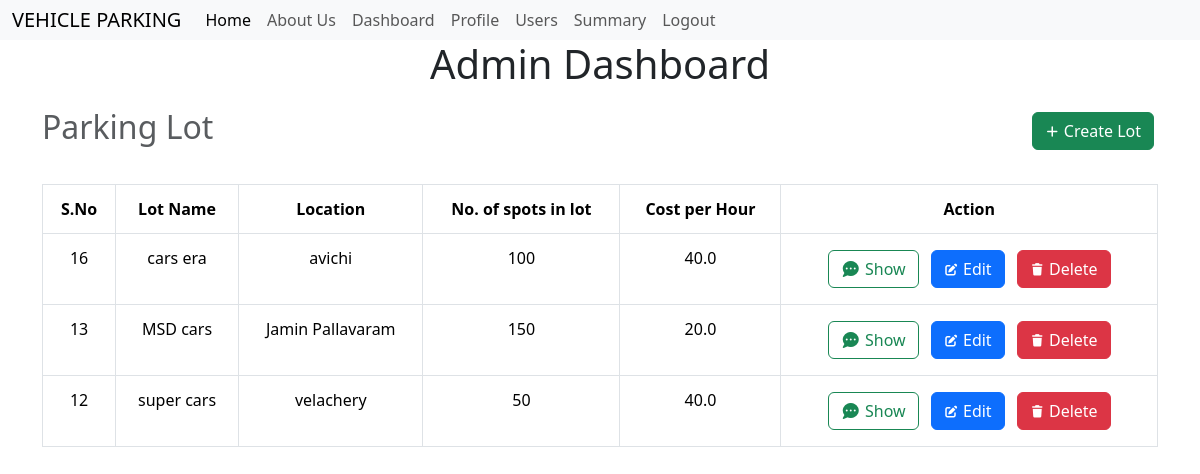
Before: /admin (signed in) with the older database file.
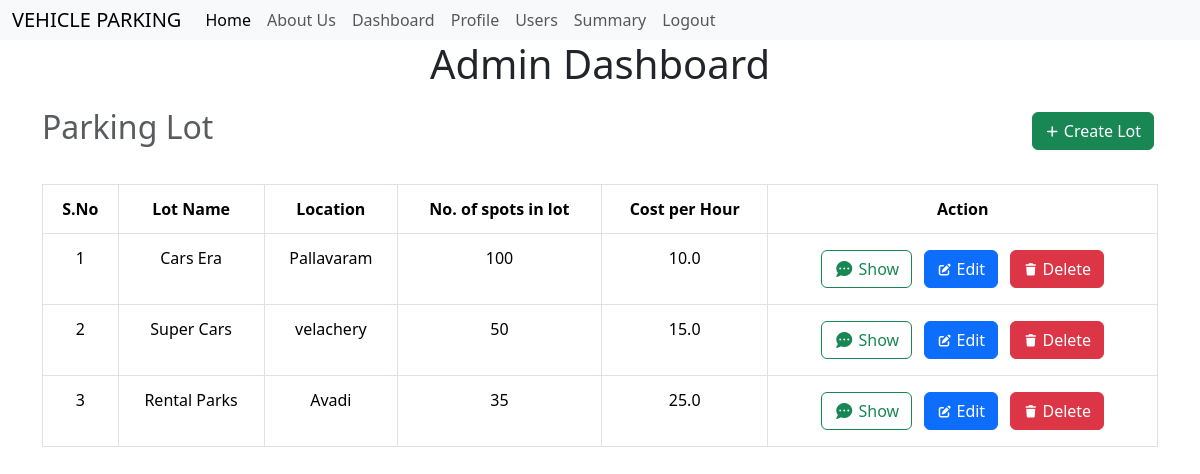
After: the same page with the newer database file.
### models.py (models this page shows)
class ParkingLot (db.Model):
     __tablename__ = 'parking_lot'
     lot_id = db.Column(db.String(250),primary_key=True)
     lot_name = db.Column(db.String(250), nullable=False)
     location = db.Column(db.String(250), nullable=False)
     capacity = db.Column(db.Integer, nullable=False)
     per_hour_cost = db.Column(db.Float, nullable=False)

### routes.py (the view)
@app.route('/admin')
@admin_required
def admin():
    user=Users.query.get(session['user_id'])
    if not user.is_admin:
        flash("You're not authorised to view this page")
        return redirect(url_for('index'))
    parking_lot = ParkingLot.query.all()
    return render_template('admin.html', user=user,parking_lot=parking_lot)

### routes.py (called while the page is built)
def admin_required(func):
    @wraps(func)
    def inner(*args,**kwargs):
        if 'user_id' not in session:
            flash('Please login to continue')
            return redirect(url_for('index'))
        user=Users.query.get(session['user_id'])
        if not user.is_admin:
            flash('You are not authorised to view this page')
            return redirect('index.html')
        return func(*args,**kwargs)
    return inner

@app.context_processor
def inject_user():
    if 'user_id' in session:
        user = Users.query.filter_by(user_id=session['user_id']).first()
        return dict(user=user)
    return dict(user=None)

### templates/admin.html (shortened to what this page needs)
{% extends 'layout.html' %}
{% block content %}
    <h1>Admin Dashboard</h1>
    <div class="parts">
        <h2 class="text-muted">Parking Lot</h2>
            <a class="btn btn-success" href="{{url_for('add_lot')}}">
                <i class="fas fa-plus fa-xs"></i>
                Create Lot
            </a>
    </div>
    <table class="table">
        <thead>
            <tr>
                <th>S.No</th>
                <th>Lot Name</th>
                <th>Location</th>
                <th>No. of spots in lot</th>
                <th>Cost per Hour</th>
                <th>Action</th>
            </tr>
        </thead>
        <tbody>
            {% for lot in parking_lot %}
                <tr>
                    <td>{{lot.lot_id}}</td>
                    <td>{{lot.lot_name}}</td>
                    <td>{{lot.location}}</td>
                    <td>{{lot.capacity}}</td>
                    <td>{{lot.per_hour_cost}}</td>
                    <td>
                        <a class="btn btn-outline-success" href="{{url_for('show_lot', lot_id=lot.lot_id)}}">
                            <i class="fas fa-comment-dots"></i>
                            Show
                        </a>
                        <a class="btn btn-primary" href="{{url_for('edit_lot', lot_id=lot.lot_id)}}">
                            <i class="fas fa-edit fa-xs"></i>
                            Edit
                        </a>
                        <a class="btn btn-danger" href="{{url_for('delete_lot', lot_id=lot.lot_id)}}">
                        <i class="fas fa-trash fa-xs"></i>
                        Delete
                        </a>
                    </td>
                </tr>
            {% endfor %}
        </tbody>
    </table>
{% endblock %}

Changed rows visible on the page:
removed ParkingLot: lot_id "16", lot_name "cars era", location "avichi", capacity "100", per_hour_cost "40.0"
removed ParkingLot: lot_id "13", lot_name "MSD cars", location "Jamin Pallavaram", capacity "150", per_hour_cost "20.0"
removed ParkingLot: lot_id "12", lot_name "super cars", location "velachery", capacity "50", per_hour_cost "40.0"
added ParkingLot: lot_id "1", lot_name "Cars Era", location "Pallavaram", capacity "100", per_hour_cost "10.0"
added ParkingLot: lot_id "2", lot_name "Super Cars", location "velachery", capacity "50", per_hour_cost "15.0"
added ParkingLot: lot_id "3", lot_name "Rental Parks", location "Avadi", capacity "35", per_hour_cost "25.0"
